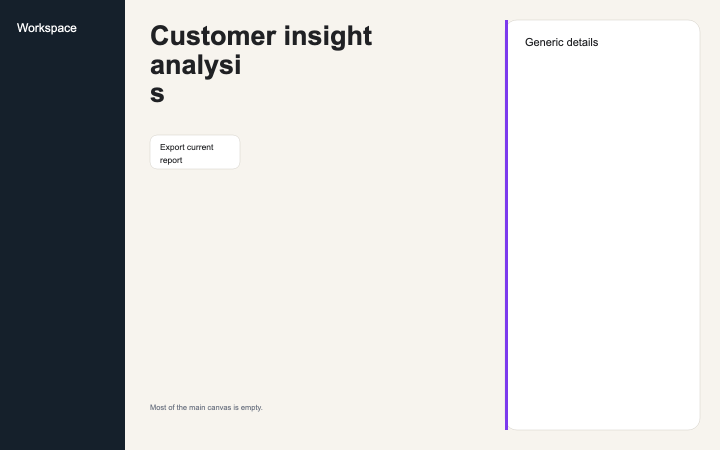
#> input picture frontend-visual-qa/evals/files/static-review.png, 1440 x 900 px (shown at 1/2 size)
$ python make_sheets.py grid --frames ../../frontend-visual-qa/evals/files/static-review.png --out out.png
#> lines starting #> are read from the running program, lines starting #| are printed output that depends on the picture; after the words box and inside, x2 and y2 are one past the last pixel; in counts of white or black regions, pixels touching at a corner belong together
#!/usr/bin/env python3
# /// script
# requires-python = ">=3.10"
# dependencies = ["opencv-python-headless", "numpy"]
# ///
"""make_sheets.py — coordinate-reading and verification sheets for video frame sequences.

Three modes:

  grid    Draw a labeled coordinate grid over one frame. Use it to read off
          bounding boxes for tracking initialization or manual keyframes.
  band    Stack a cropped horizontal band (global y-range) of several frames
          into one tall image with the grid in GLOBAL coordinates. Use it to
          read keyframe boxes across time without losing pixel precision.
  tile    Tile sampled frames into a contact sheet, optionally drawing
          tracked boxes from a tracks.json to verify tracking quality.

Run with:  uv run make_sheets.py <mode> ...
"""
import argparse
import json
import sys

import cv2
import numpy as np


def read_frame(pattern, index):
#> called with index = 1
    path = pattern % index if "%" in pattern else pattern
    img = cv2.imread(path)
#> img is the input picture: shape (900, 1440, 3); mean B, G, R 206.4, 207.2, 207.2
    if img is None:
        sys.exit(f"cannot read frame: {path}")
    return img


def draw_grid(img, step=40, y_offset=0):
    """Grid lines every `step` px. Labels are global coords (y_offset applied)."""
#> called with step = 40, y_offset = 0
    h, w = img.shape[:2]
#> h = 900; w = 1440
    for x in range(0, w, step):
        cv2.line(img, (x, 0), (x, h), (0, 255, 255), 1)
        cv2.putText(img, str(x), (x + 2, 14), cv2.FONT_HERSHEY_SIMPLEX, 0.35, (0, 255, 255), 1)
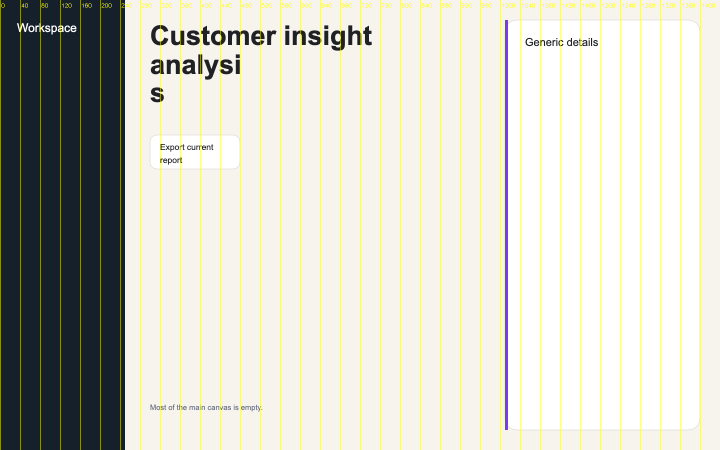
#> img: shape (900, 1440, 3) (shown at 1/2 size); 2.66% of pixels changed, all inside (x1, y1, x2, y2) = (0, 0, 1430, 900)
    y0 = y_offset - (y_offset % step)
    for gy in range(y0, y_offset + h, step):
        ly = gy - y_offset
        if 0 <= ly < h:
            cv2.line(img, (0, ly), (w, ly), (0, 255, 255), 1)
            cv2.putText(img, str(gy), (2, ly + 12), cv2.FONT_HERSHEY_SIMPLEX, 0.35, (0, 255, 255), 1)
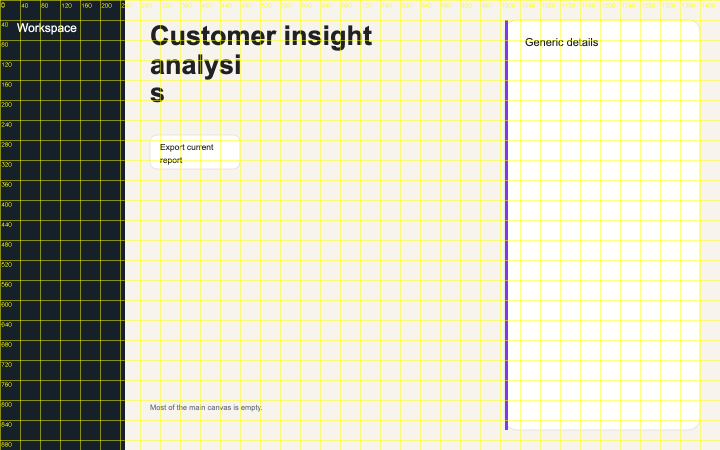
#> img: shape (900, 1440, 3) (shown at 1/2 size); 2.59% of pixels changed, all inside (x1, y1, x2, y2) = (1, 0, 1440, 893)
    return img


def mode_grid(args):
    img = read_frame(args.frames, args.index)
    draw_grid(img, args.step)
    cv2.imwrite(args.out, img)
    print(f"wrote {args.out} ({img.shape[1]}x{img.shape[0]}, grid step {args.step})")
#| wrote out.png (1440x900, grid step 40)


# [47 lines left out: functions mode_band, mode_tile, not called in this run]


def main():
    p = argparse.ArgumentParser(description=__doc__, formatter_class=argparse.RawDescriptionHelpFormatter)
    p.add_argument("mode", choices=["grid", "band", "tile"])
    p.add_argument("--frames", required=True,
                   help="frame path pattern (e.g. 'seq/f_%%04d.png') or single file for grid mode")
    p.add_argument("--out", required=True)
    p.add_argument("--index", type=int, default=1, help="grid mode: frame index")
    p.add_argument("--list", help="band/tile: comma-separated frame indices")
    p.add_argument("--start", type=int, default=1)
    p.add_argument("--end", type=int, default=100)
    p.add_argument("--step-frames", type=int, default=15, help="tile mode: sample every N frames when --list absent")
    p.add_argument("--yrange", default="80:560", help="band mode: global y range 'y0:y1'")
    p.add_argument("--step", type=int, default=40, help="grid step in px")
    p.add_argument("--scale", type=float, default=0.5, help="tile mode: per-tile scale")
    p.add_argument("--cols", type=int, default=3)
    p.add_argument("--tracks", help="tile mode: tracks.json to draw boxes from")
    args = p.parse_args()
    {"grid": mode_grid, "band": mode_band, "tile": mode_tile}[args.mode](args)


if __name__ == "__main__":
    main()
